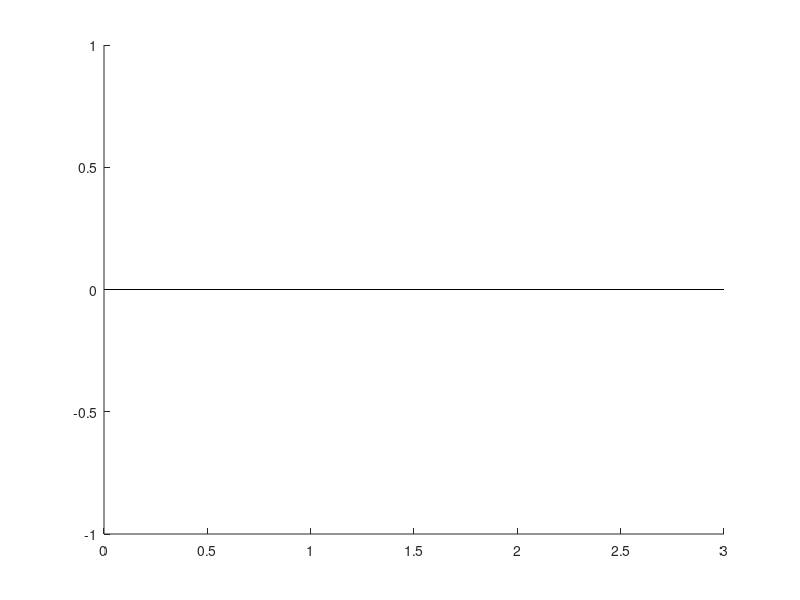

The MATLAB script that drew this image: (Note: this script raises an error after producing the figure.)
clear variables
close all;
clc;

datapath = "C:\Users\pelin\OneDrive\Masaüstü\Unity Projects\Beatz\ANS_Aquity_Game\Assets\Data";

cd(datapath)
%%
files = dir(fullfile(datapath, "*.csv"));
full_data = zeros(length({files(:).name}),9);

%% 
for i = 1:length({files(:).name})
    currdata = readtable(files(i).name); % change to i for all files

    % Convert the seconds into milliseconds for the ReactionTime

    currdata.ReactionTime = currdata.ReactionTime * 1000;
    
    % Check correctness for each block

    % Block 1
    block_one_responses = currdata((currdata.BlockNumber == 1),:);
    block_one_responses = block_one_responses(~(block_one_responses.Response == "noResponse"), :);
    block_one_responses.CorrectResponse = string(zeros(length(block_one_responses.TrialNumber)));
    
        % deleting the first and the last responses
    block_one_responses(end,:) = [];
    block_one_responses(1,:) = [];
    
    
    for a = 1:length(block_one_responses.TrialNumber)

        if block_one_responses.nrYellowDots(a) > block_one_responses.nrBlueDots(a)
            block_one_responses.CorrectResponse(a) = "Yellow";
            

        elseif block_one_responses.nrYellowDots(a) < block_one_responses.nrBlueDots(a)
            block_one_responses.CorrectResponse(a) = "Blue";

        end
       
    end

    block_one_responses = block_one_responses(~(block_one_responses.CorrectResponse == "0"), :);
    correct_block_one = block_one_responses(block_one_responses.CorrectResponse == block_one_responses.Response, :);
    
    perc_correct_block_one = length(correct_block_one.TrialNumber) ./ length(block_one_responses.TrialNumber) .* 100; 


    % Block 2
    block_two_responses = currdata((currdata.BlockNumber == 2),:);
    block_two_responses = block_two_responses(~(block_two_responses.Response == "noResponse"), :);
    block_two_responses.CorrectResponse = string(zeros(length(block_two_responses.TrialNumber)));

    block_two_responses(end,:) = [];
    block_two_responses(1,:) = [];   


    
    for a = 1:length(block_two_responses.TrialNumber)

        if block_two_responses.nrYellowDots(a) > block_two_responses.nrBlueDots(a)
            block_two_responses.CorrectResponse(a) = "Yellow";
            
        elseif block_two_responses.nrYellowDots(a) < block_two_responses.nrBlueDots(a)
            block_two_responses.CorrectResponse(a) = "Blue";

        end
    end
    block_two_responses = block_two_responses(~(block_two_responses.CorrectResponse == "0"), :);

    correct_block_two = block_two_responses(block_two_responses.CorrectResponse == block_two_responses.Response, :);

    perc_correct_block_two = length(correct_block_two.TrialNumber) ./ length(block_two_responses.TrialNumber) .* 100; 


    mean_rt_block_two = mean(block_two_responses.ReactionTime);

    


    % Block 3 
    block_three_responses = currdata((currdata.BlockNumber == 3),:);
    block_three_responses = block_three_responses(~(block_three_responses.Response == "noResponse"), :);

    block_three_responses(end,:) = [];
    block_three_responses(1,:) = [];
    block_three_responses.CorrectResponse = string(zeros(length(block_three_responses.TrialNumber)));

    
    for a = 1:length(block_three_responses.TrialNumber)

        if block_three_responses.nrYellowDots(a) > block_three_responses.nrBlueDots(a)
            block_three_responses.CorrectResponse(a) = "Yellow";          

                
          
        elseif block_three_responses.nrYellowDots(a) < block_three_responses.nrBlueDots(a)
            block_three_responses.CorrectResponse(a) = "Blue";

                 
            
        end
    end

    block_three_responses = block_three_responses(~(block_three_responses.CorrectResponse == "0"), :);
    correct_block_three = block_three_responses(block_three_responses.CorrectResponse == block_three_responses.Response, :);

    perc_correct_block_three = length(correct_block_three.TrialNumber) ./ length(block_three_responses.TrialNumber) .* 100; 
    mean_rt_block_three = mean(block_three_responses.ReactionTime);
    
    incong = block_three_responses((block_three_responses.Congruency == "Incongruent"), :);
    cong = block_three_responses((block_three_responses.Congruency == "Congruent"), :);
    
    correct_incong = incong(incong.CorrectResponse == incong.Response, :);    
    mean_rt_incong = mean(incong.ReactionTime);
    perc_incong = length(correct_incong.TrialNumber) ./ length(incong.TrialNumber) * 100;    
    

    mean_rt_cong = mean(cong.ReactionTime);
    correct_cong = cong(cong.CorrectResponse == cong.Response, :);
    perc_cong = length(correct_cong.TrialNumber) / length(cong.TrialNumber) * 100;

    full_data(i,1) = perc_correct_block_one;
    full_data(i,2) = perc_correct_block_two;
    full_data(i,3) = mean_rt_block_two;
    full_data(i,4) = perc_correct_block_three;
    full_data(i,5) = mean_rt_block_three;
    full_data(i,6) = perc_cong;
    full_data(i,7) = mean_rt_cong;
    full_data(i,8) = perc_incong;
    full_data(i,9) = mean_rt_incong;

end

%% Mean data from all participants

format short g

rt_block_two = mean(full_data(:,3));
rt_block_three = mean(full_data(:,5));
rt_cong = mean(full_data(:,7));
rt_incong = mean(full_data(:,9));

acc_block_one = mean(full_data(:,1));
acc_block_two = mean(full_data(:,2));
acc_block_three = mean(full_data(:,4));
acc_cong = mean(full_data(:,6));
acc_incong = mean(full_data(:,8));

%% Variances

format short g
var_rt_cong = std(full_data(:,7), "omitnan");
var_rt_incong = std(full_data(:,9), "omitnan");
var_acc_cong = std(full_data(:,6), "omitnan");
var_acc_incong = std(full_data(:,8), "omitnan");
var_acc_b1 = std(full_data(:,1), "omitnan");
var_acc_b2 = std(full_data(:,2), "omitnan");
var_acc_b3 = std(full_data(:,4), "omitnan");

var_rt_3 = std(full_data(:,5), "omitnan");
var_rt_2 = std(full_data(:,3), "omitnan");

%% Graph RT - cong vs incong

figure;
hold on
bar(1, rt_cong)
bar(2,rt_incong)
er=errorbar(2,rt_incong, var_rt_incong)
er.Color='Black';
er2=errorbar(1,rt_cong, var_rt_cong)
er2.Color='Black';
xticks([1 2])
xticklabels({"Congruous", "Incongruous"})

%% Graphs

% Bar plot RT Inc vs Cng

figure;
hold on

bar(1,acc_cong);
e = errorbar(1, acc_cong,var_acc_cong)
bar(2,acc_incong);
e = errorbar(2, acc_incong, var_acc_incong)
xticks([1 2])
xticklabels({"Congruous", "Incongruous"})
ylabel("Accuracy (%)")
title("Accuracy in congrous and incongrous trials")

figure;
hold on
bar(1, rt_block_three);
e = errorbar(1, rt_block_three, var_rt_3)
bar(2,rt_block_two);
e = errorbar(2, rt_block_two, var_rt_2)
xticks([1 2])
xticklabels({"Block 2", "Block 3"})
ylabel("Reaction Times (ms)")
title("Reaction Times in Block 2 and Block 3")

figure;
hold on
bar(1, acc_block_one);
e = errorbar(1, acc_block_one, var_acc_b1)
bar(2, acc_block_two);
e = errorbar(2, acc_block_two, var_acc_b2)
bar(3, acc_block_three);
e = errorbar(3, acc_block_three, var_acc_b3)
xticks([1 2 3])
xticklabels({"Block 1", "Block 2", "Block 3"})
title("Accuracy in all blocks (%)")



